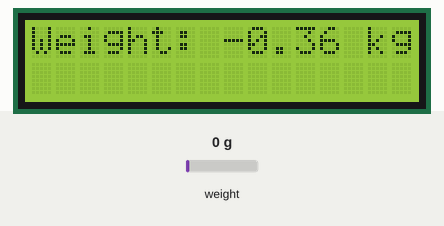
Bench run of a sketch on a simulated Arduino Uno, built with avr-gcc and run on an emulated ATmega328P. On the bench: 16×2 character LCD. The inputs (shaded band) are chosen by the test bench; at power-on: weight on the scale 0 g. What the sketch prints to the serial monitor is not drawn.

Above: at 2.2 s.
2.3 s: weight on the scale set to 100 g
At 3.0 s:
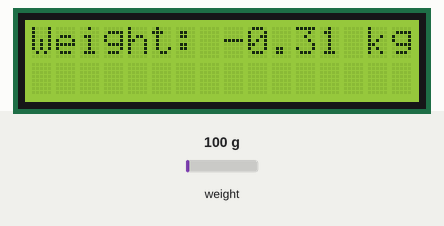
3.8 s: weight on the scale set to 1250 g
At 4.8 s:
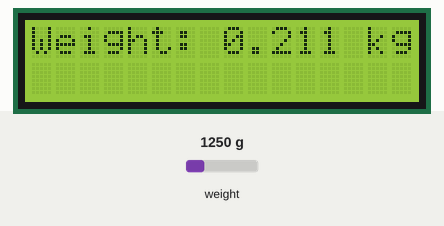
5.4 s: weight on the scale set to 2500 g
At 6.1 s:
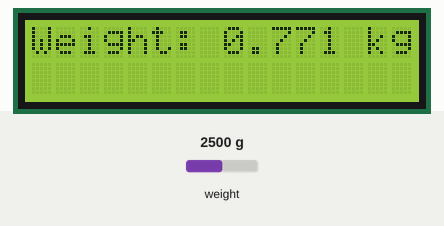
Timing chart, 0 to 8.4 s (numbered marks = the images above; inputs shaded):
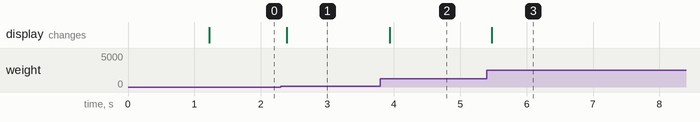

The sketch:

Weight_Machine.ino
```cpp
#include "HX711.h"
#include <Wire.h>
#include <LiquidCrystal_I2C.h>

LiquidCrystal_I2C lcd(0x27, 16, 2);

#define LOADCELL_DOUT_PIN  3
#define LOADCELL_SCK_PIN  2

HX711 scale;

float calibration_factor = 110000; //-7050 worked for my 440lb max scale setup

void setup() {
  lcd.begin();


  lcd.backlight();
  lcd.clear();
  lcd.setCursor(0,0);
  lcd.print("Weight Machine");
  lcd.setCursor(0,1);
  lcd.print("Insert weight");
  lcd.clear();
  Serial.begin(9600);


  scale.begin(LOADCELL_DOUT_PIN, LOADCELL_SCK_PIN);
  scale.set_scale();
  //scale.tare(); //Reset the scale to 0

  long zero_factor = scale.read_average(); //Get a baseline reading
  Serial.print("Zero factor: "); //This can be used to remove the need to tare the scale. Useful in permanent scale projects.
  Serial.println(zero_factor);

}

void loop() {

  scale.set_scale(calibration_factor); //Adjust to this calibration factor
  float kilo= scale.get_units()*0.453592 - 0.359;
  Serial.print("Reading: ");
  Serial.print(kilo, 3);
  //Serial.print(scale.get_units(), 1);
  Serial.print(" kg "); //Change this to kg and re-adjust the calibration factor if you follow SI units like a sane person
  Serial.print(" calibration_factor: ");
  Serial.print(calibration_factor);
  Serial.println();

  if(kilo<= 0.150 && kilo >= 0.010)
  {

  lcd.setCursor(0,0);
  lcd.print("Weight:");
  lcd.setCursor(8,0);
  lcd.print(kilo);
  lcd.setCursor(14,0);
  lcd.print("kg");

    lcd.setCursor(0,1);
    lcd.print("Out Of Stock");

    digitalWrite(5,HIGH);

  }else{

  digitalWrite(5,LOW);

  lcd.setCursor(0,1);
  lcd.print("            ");
  lcd.setCursor(0,0);
  lcd.print("Weight:");
  lcd.setCursor(8,0);
  lcd.print(kilo);
  lcd.setCursor(14,0);
  lcd.print("kg");
  }


}
```

Measured:
- after the input at 2.3 s, the display: changes after 0.09 s (image 1)
- after the input at 3.8 s, the display: changes after 0.14 s (image 2)
- after the input at 5.4 s, the display: changes after 0.08 s (image 3)
